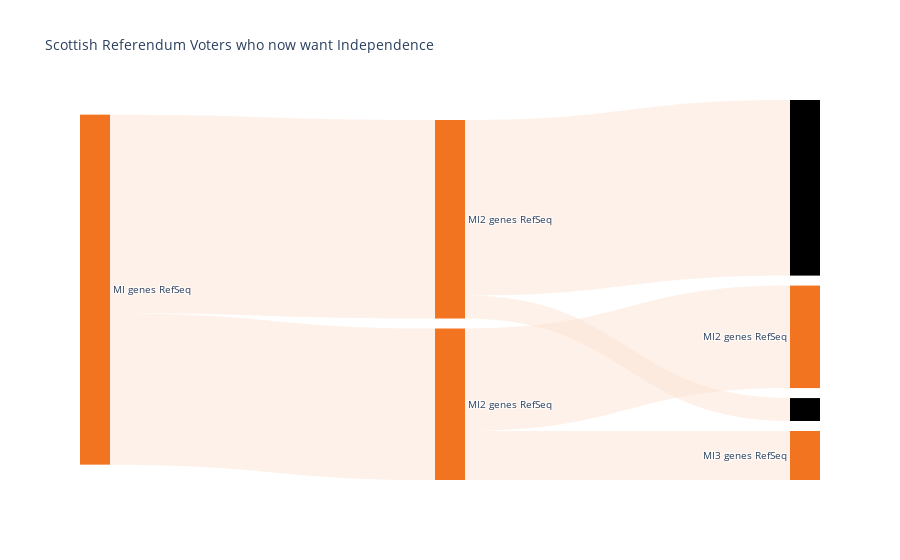

The notebook cell this image was saved under:
### Code cell
import json, urllib
import plotly.graph_objects as go
import pandas as pd
import numpy as np
l = [
#     {
#         'Source': 0,
#         'Target' : 1,
#         'Value' : refseq_gene.shape[0],
#         'Label' : 'Total',
#         'Color' : "#F27420",
#         "Link color" : "rgba(253, 227, 212, 0.5)",
#     },
    {
        'Source': 1,
        'Target' : 2,
        'Value' : refseq_gene.loc[refseq_gene['mRNA_nb'] == 1].shape[0], #8363
        'Label' : 'SI genes RefSeq',
        'Color' : "#F27420",
        "Link color" : "rgba(253, 227, 212, 0.5)",
    },
    {
        'Source': 1,
        'Target' : 3,
        'Value' : refseq_gene.loc[refseq_gene['mRNA_nb'] > 1].shape[0], #10960,
        'Label' : 'MI genes RefSeq',
        'Color' : "#F27420",
        "Link color" : "rgba(253, 227, 212, 0.5)",
    },
    {
        'Source': 2,
        'Target' : 5,
        'Value' : refseq_corrected_by_gtex_raw.loc[refseq_corrected_by_gtex_raw['mRNA_nb_total'] == 1, 'Gene'].nunique(), #5657,
        'Label' : 'MI2 genes RefSeq',
        'Color' : "#F27420",
        "Link color" : "rgba(253, 227, 212, 0.5)",
    },
    {
        'Source': 2,
        'Target' : 4,
        'Value' : refseq_gene.loc[refseq_gene['mRNA_nb'] == 1].shape[0] - refseq_corrected_by_gtex_raw.loc[refseq_corrected_by_gtex_raw['mRNA_nb_total'] == 1, 'Gene'].nunique(), #2706,
        'Label' : 'MI2 genes RefSeq',
        'Color' : "#F27420",
        "Link color" : "rgba(253, 227, 212, 0.5)",
    },
    {
        'Source': 3,
        'Target' : 6,
        'Value' : refseq_corrected_by_gtex_raw.loc[refseq_corrected_by_gtex_raw['mRNA_nb_total'] > 1, 'Gene'].nunique(), #9695,
        'Label' : 'MI3 genes RefSeq',
        'Color' : "#F27420",
        "Link color" : "rgba(253, 227, 212, 0.5)",
    },
    {
        'Source': 3,
        'Target' : 7,
        'Value' : refseq_gene.loc[refseq_gene['mRNA_nb'] > 1].shape[0] - refseq_corrected_by_gtex_raw.loc[refseq_corrected_by_gtex_raw['mRNA_nb_total'] > 1, 'Gene'].nunique(), #1265,
        'Label' : 'MI2 genes RefSeq',
        'Color' : "#F27420",
        "Link color" : "rgba(253, 227, 212, 0.5)",
    },
#     {
#         'Source': 1,
#         'Target' : 3,
#         'Value' : refseq_gene.loc[refseq_gene['mRNA_nb'] > 1].shape[0],
#         'Label' : 'MI genes RefSeq',
#         'Color' : "#F27420",
#         "Link color" : "rgba(253, 227, 212, 0.5)",
#     },
#     {
#         'Source': 2,
#         'Target' : 4,
#         'Value' : refseq_gene.loc[refseq_gene['mRNA_nb'] > 1].shape[0],
#         'Label' : 'MI genes RefSeq',
#         'Color' : "#F27420",
#         "Link color" : "rgba(253, 227, 212, 0.5)",
#     },
#     {
#         'Source': 2,
#         'Target' : 5,
#         'Value' : refseq_gene.loc[refseq_gene['mRNA_nb'] > 1].shape[0],
#         'Label' : 'MI genes RefSeq',
#         'Color' : "#F27420",
#         "Link color" : "rgba(253, 227, 212, 0.5)",
#     },

    
]
scottish_df  = pd.DataFrame(l)

data_trace = dict(
    type='sankey',
    domain = dict(
      x =  [0,1],
      y =  [0,1]
    ),
    orientation = "h",
    valueformat = ".0f",
    node = dict(
      pad = 10,
      thickness = 30,
      line = dict(
        color = "black",
        width = 0
      ),
      label =  scottish_df['Label'].dropna(axis=0, how='any').values.tolist(),
      color = scottish_df['Color'].values.tolist()
    ),
    link = dict(
      source = scottish_df['Source'].dropna(axis=0, how='any').values.tolist(),
      target = scottish_df['Target'].dropna(axis=0, how='any').values.tolist(),
      value = scottish_df['Value'].dropna(axis=0, how='any').values.tolist(),
      color = scottish_df['Link color'].dropna(axis=0, how='any').values.tolist(),
  )
)

layout =  dict(
    title = "Scottish Referendum Voters who now want Independence",
    height = 772,
    font = dict(
      size = 10
    ),    
)

fig = go.Figure(data=[data_trace], layout=layout)
# fig.update_layout(layout=layout, title_text="Basic Sankey Diagram", font_size=10)

fig.show()

### Figure 1 — Plotly figure (JSON) as saved in the notebook; plotly's stock layout.template omitted (floating-point values rounded to 4 significant figures)
{"data": [{"domain": {"x": [0, 1], "y": [0, 1]}, "link": {"color": ["rgba(253, 227, 212, 0.5)", "rgba(253, 227, 212, 0.5)", "rgba(253, 227, 212, 0.5)", "rgba(253, 227, 212, 0.5)", "rgba(253, 227, 212, 0.5)", "rgba(253, 227, 212, 0.5)"], "source": [1, 1, 2, 2, 3, 3], "target": [2, 3, 5, 4, 6, 7], "value": [8363, 10960, 5657, 2706, 9695, 1265]}, "node": {"color": ["#F27420", "#F27420", "#F27420", "#F27420", "#F27420", "#F27420"], "label": ["SI genes RefSeq", "MI genes RefSeq", "MI2 genes RefSeq", "MI2 genes RefSeq", "MI3 genes RefSeq", "MI2 genes RefSeq"], "line": {"color": "black", "width": 0}, "pad": 10, "thickness": 30}, "orientation": "h", "type": "sankey", "valueformat": ".0f"}], "layout": {"autosize": true, "font": {"size": 10}, "title": {"text": "Scottish Referendum Voters who now want Independence"}}}
